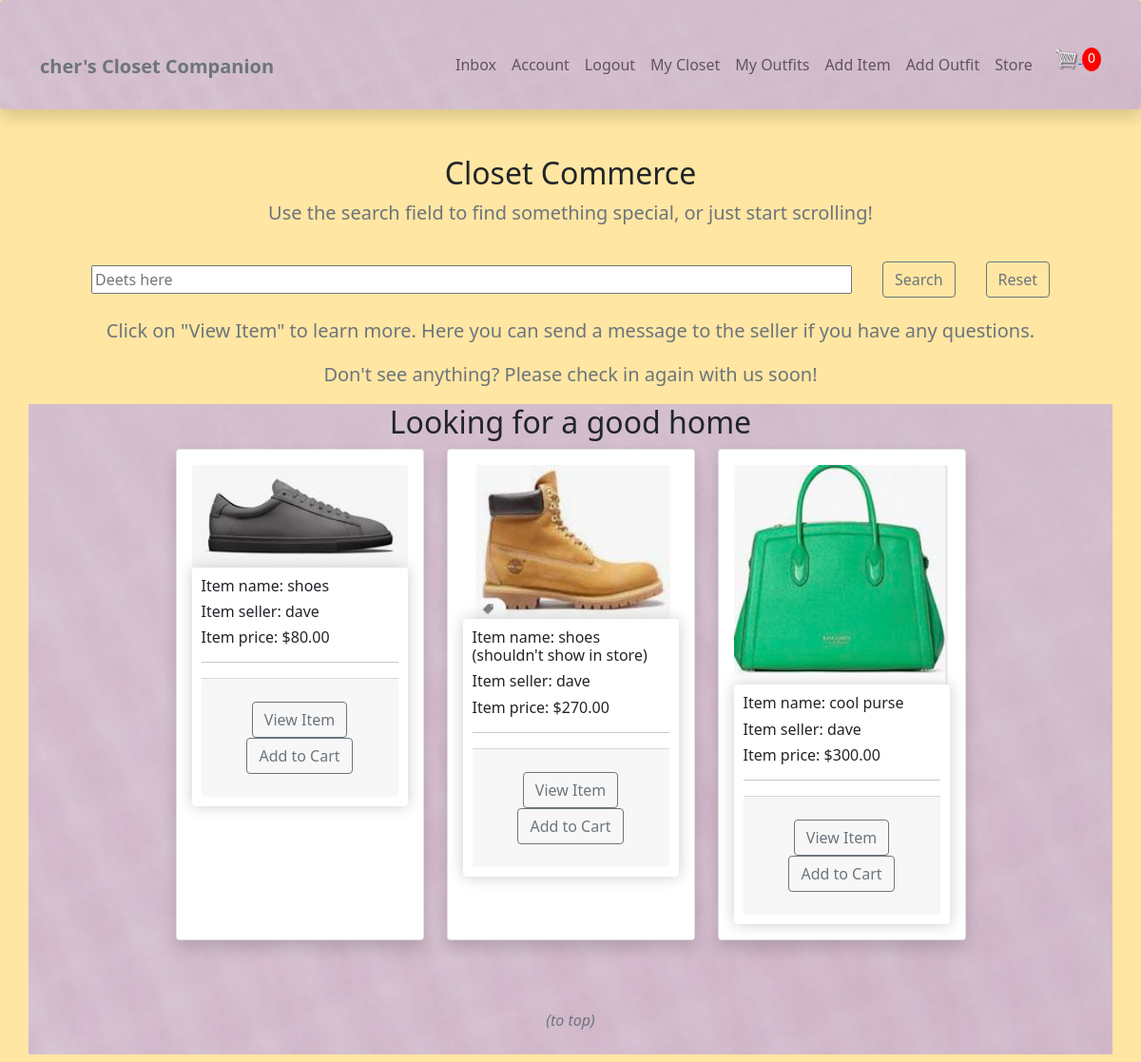
The page /store/ (signed in) on the database as committed earlier.
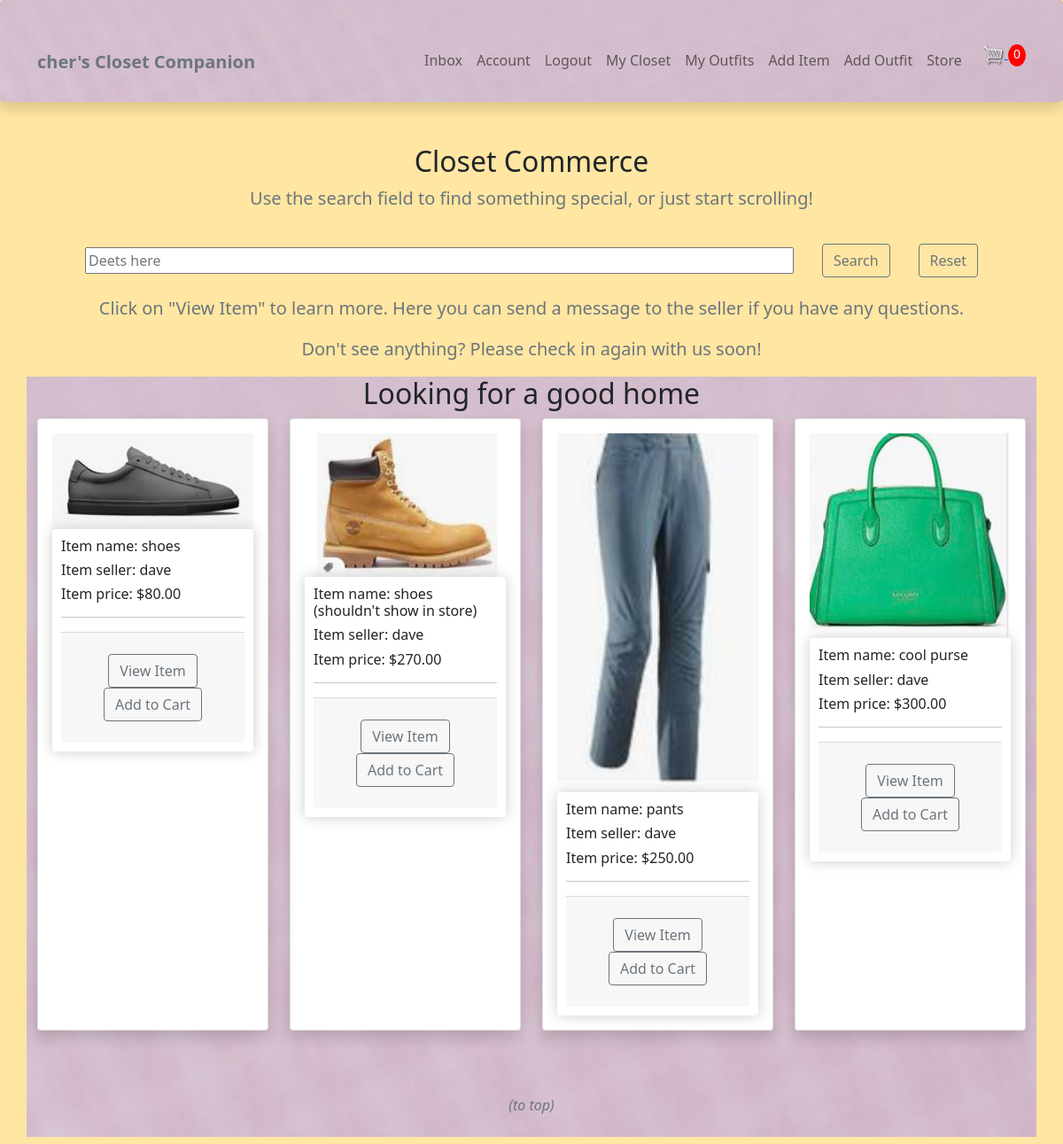
The same page on the database as committed later.
### wardrobe/models.py (models this page shows, shortened)
class Item(models.Model):
    top = 'top'
    bottom = 'bottom'
    dress = 'dress'
    shoe = 'shoe'
    outerwear = 'outerwear'
    handbag = 'handbag'
    other = 'other'
    item_type = [
        (top, 'top'),
        (bottom, 'bottom'),
        (dress, 'dress'),
        (shoe, 'shoe'),
        (outerwear, 'outerwear'),
        (handbag, 'handbag'),
        (other, 'other'),
    ]
    owner = models.ForeignKey(Profile, null=True, blank=True, on_delete=models.CASCADE)
    name = models.CharField(max_length=100)
    description = models.TextField(max_length=300, blank=True, null=True)
    type = models.CharField(max_length=100, choices = item_type, default=shoe)
    image = ResizedImageField(size=[200, 200], upload_to="images")
    sell = models.BooleanField(default=False)
    price = models.DecimalField(max_digits=7, decimal_places=2, blank=True, null=True)
    tags = models.ManyToManyField('Tag', blank=True)
    created = models.DateTimeField(auto_now_add=True)
    id = models.UUIDField(default=uuid.uuid4, unique=True, primary_key=True, editable=False)
    @property
    def imageURL(self):
        try:
            url = self.image.url
        except:
            url = ''
        return url

### user/models.py (models this page shows)
class Profile(models.Model):
    user = models.OneToOneField(
        User, on_delete=models.CASCADE, null=True, blank=True)
    name = models.CharField(max_length=200, blank=True, null=True)
    email = models.EmailField(max_length=500, blank=True, null=True)
    username = models.CharField(max_length=200, blank=True, null=True)
    created = models.DateTimeField(auto_now_add=True)
    id = models.UUIDField(default=uuid.uuid4, unique=True,
                          primary_key=True, editable=False)
    def __str__(self):
        return str(self.username)

### store/views.py (the view)
# urls.py: path('store/', include('store.urls')),
@login_required(login_url="login")
def store(request):
    data = cartData(request)
    cartItems = data['cartItems']
    items, search_query = searchItems(request)
    context = {'items': items, 'cartItems': cartItems}
    return render(request, 'store/store.html', context)

### store/models.py (called while the page is built)
    @property
    def get_cart_items(self):
        orderitems = self.orderitem_set.all()
        total = sum([item.quantity for item in orderitems])
        return total

### store/utils.py (called while the page is built)
def searchItems(request):
    search_query = ''
    if request.GET.get('search_query'):
        search_query = request.GET.get('search_query')
    tags = Tag.objects.filter(name__icontains=search_query)
    items = Item.objects.filter(sell=True).distinct().filter(
        Q(name__icontains=search_query) |
        Q(description__icontains=search_query) |
        Q(type__icontains=search_query) |
        Q(owner__username__icontains=search_query) |
        Q(tags__in=tags)
    )
    return items, search_query

def cartData(request):
	if request.user.is_authenticated:
		customer = request.user.profile
		order, created = Order.objects.get_or_create(customer=customer, complete=False)
		orderItems = order.orderitem_set.all()
		cartItems = order.get_cart_items
	else:
		return redirect('login')
	return {'cartItems': cartItems ,'order': order, 'orderItems': orderItems}

### store/templates/store/store.html (shortened to what this page needs)
{% extends 'main.html' %}
{% load static %}
{% block content %}
{% if items %}
<div class="container-lg">
    <div class="text-center">
        <h2>Closet Commerce</h2>
        <p class="lead text-muted">Use the search field to find something special, or just start scrolling! </p>
    </div>
</div>
<section class="hero-section text-center">
      <div class="container container--narrow">
          <div class="hero-section__search">
              <form id='searchForm' class="form" action="" method="GET">
                  <div class="form__field">
                      <input class="input input--text" id="formInput#search" type="text" name="search_query"
                          placeholder="Deets here" value="" />
                  </div>
                  <input class="btn btn-outline-secondary" type="submit" value="Search" />
                  <input class="btn btn-outline-secondary" type="submit" value="Reset" name='' />
              </form>
          </div>
      </div>
</section>
<div class="text-center">
  <p class="lead text-muted">Click on "View Item" to learn more. Here you can send a message to the seller if you have any questions.</p>
  <p class="lead text-muted">Don't see anything? Please check in again with us soon!</p>
</div>
<div class="container-lg bg-light texture">
    <div class="text-center">
      <h2>Looking for a good home</h2>
    </div>
    <div class="row my-2 justify-content-center">
    {% for item in items %}
    {% if request.user.profile != item.owner %}
    {% if item.price %}
      <div class="col-8 col-lg-4 col-xl-3 mb-3 d-flex align-items-stretch">
        <div class="card-group">
          <div class="card shadow p-3 mb-5 bg-body rounded" >
            <img src="{{item.imageURL}}" class="card-img-top">
            <div class="box-element product">
                <h6>Item name: {{item.name}}</h6>
                <h6>Item seller: {{item.owner}}</h6>
                <h6>Item price: ${{item.price|floatformat:2}}</h6>
                <hr>
                <div class="card-footer text-center py-4">
                  <a href="{% url 'sale-item' item.id %}" class="btn btn-outline-secondary">View Item</a>
                  <button data-product={{item.id}} data-action="add" class="btn btn-outline-secondary add-btn update-cart">Add to Cart</button>
                </div>
            </div>
          </div>
        </div>
      </div>
      {% endif %}
      {% endif %}
    {% endfor %}
    <a class="nav-link text-center" href="#"><p class="fst-italic fw-light text-muted">(to top)</p></a>
    </div>
  </div>
{% endif %}
{% endblock %}

Rows that differ between the two databases and show on the page:
now on this page (row edited): Item: imageURL (picture), name "pants", owner "dave", price "250.00"
